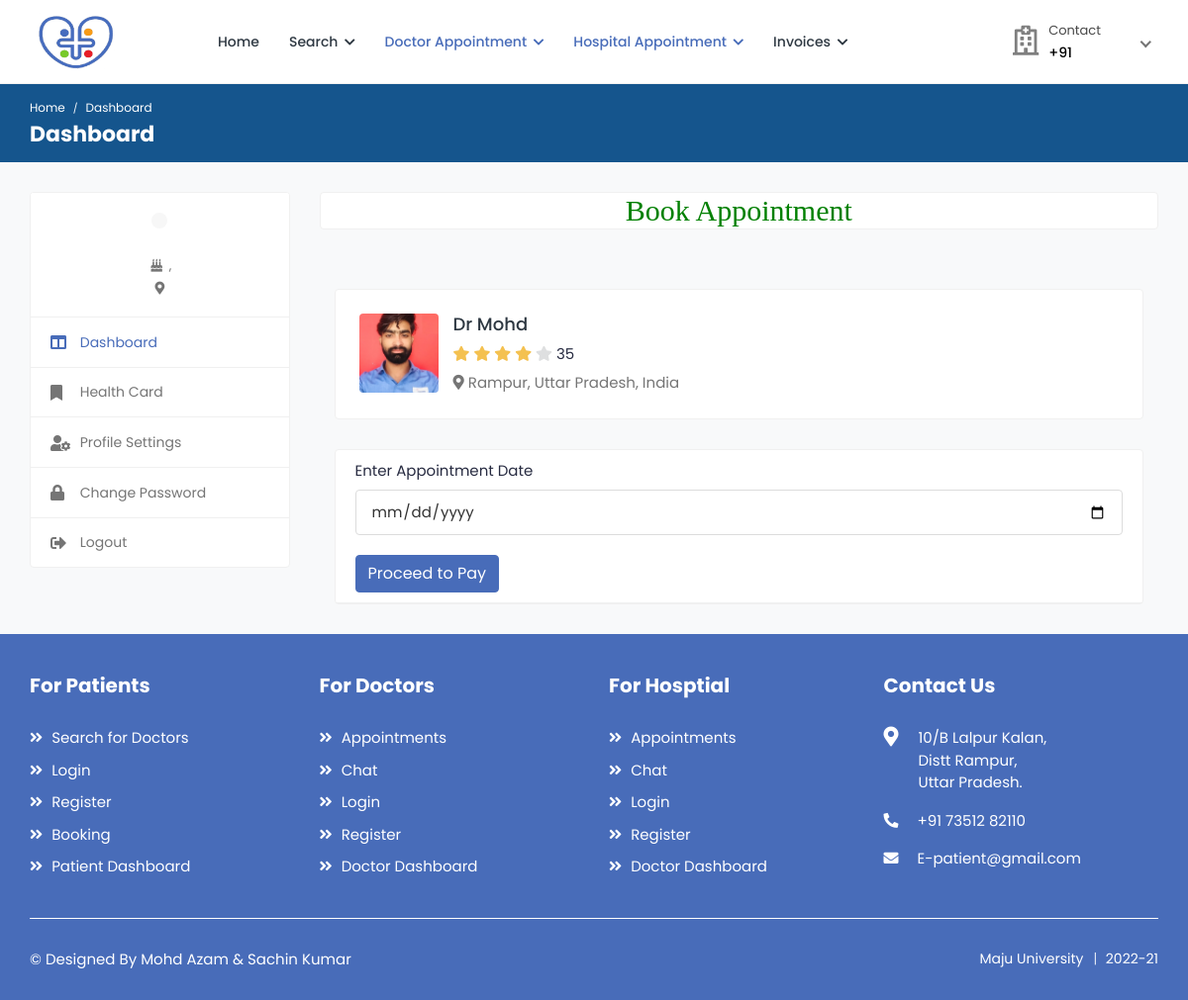
/appointment13, run on the app's committed database.
### health/models.py (models this page shows, shortened)
class Doctor(models.Model):
    status = models.CharField(max_length=100,null=True)
    user = models.ForeignKey(User, on_delete=models.CASCADE, null=True)
    mobile = models.CharField(max_length=10, null=True)
    address = models.CharField(max_length=100, null=True)
    experience = models.CharField(max_length=100, null=True)
    specialist = models.CharField(max_length=100, null=True)
    service = models.CharField(max_length=100, null=True)
    clinic = models.CharField(max_length=100, null=True)
    cl_address = models.CharField(max_length=100, null=True)
    daystiming = models.CharField(max_length=100, null=True)
    timing = models.CharField(max_length=100, null=True)
    price = models.CharField(max_length=100, null=True)
    dob = models.DateField(null=True)
    gender = models.CharField(max_length=100,choices=gender,null=True)
    biography = models.TextField(null=True)
    image = models.FileField(null=True)

### health/views.py (the view)
# urls.py: path('appointment<int:pid>', appointment,name="appointment"),
def appointment(request,pid):
    doctor=Doctor.objects.get(id=pid)
    if request.method == "POST":
        a = request.POST['a_date']
        app=Appointment.objects.create(doctor=doctor,patient=Patient.objects.get(user=request.user),a_date=a,status="pending",p_status="pending")
        messages.success(request,"Appointment Request Sent Successfully")
        return redirect("payment",app.id)
    d={'doctor':doctor}
    return render(request,'patient/appointment.html',d)

### health/templates/patient/appointment.html (shortened to what this page needs)
{% extends 'patient/sidebar.html' %}
{% load static %}
{% block b %}
<h2 style="font-family:roman;color:green" align="center" class="card">Book Appointment</h2>
<div class="content">
				<div class="container">
					<div class="row">
						<div class="col-12">
							<div class="card">
								<div class="card-body">
									<div class="booking-doc-info">
										<a href="doctor-profile.html" class="booking-doc-img">
											<img src="{{doctor.image.url}}" alt="User Image">
										</a>
										<div class="booking-info">
											<h4><a href="doctor-profile.html">Dr {{doctor.user.first_name}}</a></h4>
											<div class="rating">
												<i class="fas fa-star filled"></i>
												<i class="fas fa-star filled"></i>
												<i class="fas fa-star filled"></i>
												<i class="fas fa-star filled"></i>
												<i class="fas fa-star"></i>
												<span class="d-inline-block average-rating">35</span>
											</div>
											<p class="text-muted mb-0"><i class="fas fa-map-marker-alt"></i> {{doctor.address}}, India</p>
										</div>
									</div>
								</div>
							</div>
							<div class="card booking-schedule schedule-widget">
								<div class="schedule-header">
									<div class="row">
										<div class="col-md-12">
											<form action="" method="post">
												<div class="form-group">
													<label>Enter Appointment Date</label>
													<input type="date" class="form-control" name="a_date">
												</div>
                                                <button type="submit"  class="btn btn-primary submit-btn">Proceed to Pay</button>
							</div>
										</div>
									</div>
								</div>
                            </div>
						</div>
					</div>
				</div>
			</div>
		{% endblock %}

### data on the page
Doctor: image (picture), user.first_name "Mohd", address "Rampur, Uttar Pradesh"
